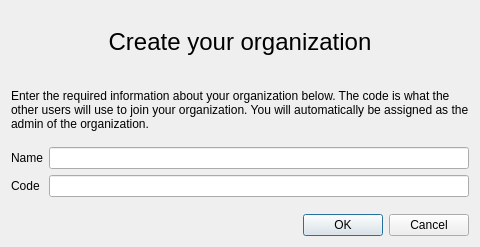
<?xml version="1.0" encoding="UTF-8"?>
<ui version="4.0">
 <class>CreateOrg</class>
 <widget class="QDialog" name="CreateOrg">
  <property name="geometry">
   <rect>
    <x>0</x>
    <y>0</y>
    <width>480</width>
    <height>247</height>
   </rect>
  </property>
  <property name="windowTitle">
   <string>Dialog</string>
  </property>
  <layout class="QVBoxLayout" name="verticalLayout">
   <item>
    <widget class="QLabel" name="formTitle">
     <property name="font">
      <font>
       <pointsize>18</pointsize>
      </font>
     </property>
     <property name="text">
      <string>Create your organization</string>
     </property>
     <property name="alignment">
      <set>Qt::AlignCenter</set>
     </property>
    </widget>
   </item>
   <item>
    <widget class="QLabel" name="infoText">
     <property name="text">
      <string>Enter the required information about your organization below. The code is what the other users will use to join your organization. You will automatically be assigned as the admin of the organization.</string>
     </property>
     <property name="wordWrap">
      <bool>true</bool>
     </property>
    </widget>
   </item>
   <item>
    <layout class="QFormLayout" name="formLayout">
     <property name="fieldGrowthPolicy">
      <enum>QFormLayout::AllNonFixedFieldsGrow</enum>
     </property>
     <property name="rowWrapPolicy">
      <enum>QFormLayout::DontWrapRows</enum>
     </property>
     <property name="labelAlignment">
      <set>Qt::AlignLeading|Qt::AlignLeft|Qt::AlignVCenter</set>
     </property>
     <property name="formAlignment">
      <set>Qt::AlignCenter</set>
     </property>
     <property name="bottomMargin">
      <number>10</number>
     </property>
     <item row="0" column="0">
      <widget class="QLabel" name="nameLabel">
       <property name="text">
        <string>Name</string>
       </property>
      </widget>
     </item>
     <item row="0" column="1">
      <widget class="QLineEdit" name="nameFill"/>
     </item>
     <item row="1" column="0">
      <widget class="QLabel" name="codeLabel">
       <property name="text">
        <string>Code</string>
       </property>
      </widget>
     </item>
     <item row="1" column="1">
      <widget class="QLineEdit" name="codeFill"/>
     </item>
    </layout>
   </item>
   <item>
    <widget class="QDialogButtonBox" name="buttonBox">
     <property name="orientation">
      <enum>Qt::Horizontal</enum>
     </property>
     <property name="standardButtons">
      <set>QDialogButtonBox::Cancel|QDialogButtonBox::Ok</set>
     </property>
    </widget>
   </item>
  </layout>
 </widget>
 <resources/>
 <connections>
  <connection>
   <sender>buttonBox</sender>
   <signal>rejected()</signal>
   <receiver>CreateOrg</receiver>
   <slot>close()</slot>
   <hints>
    <hint type="sourcelabel">
     <x>325</x>
     <y>226</y>
    </hint>
    <hint type="destinationlabel">
     <x>252</x>
     <y>202</y>
    </hint>
   </hints>
  </connection>
 </connections>
</ui>
